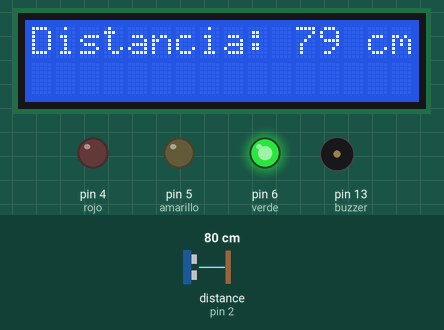
This sketch was run on a simulated Arduino Uno, built with avr-gcc and run on an emulated ATmega328P. Shown: 16×2 character LCD, output pins drawn as LEDs (lit = HIGH), buzzer (waves = sounding). Wiring (inferred from the names in the program): ultrasonic range finder: trigger pin 3; echo pin 2. The inputs (shaded band) are chosen by the test bench; at power-on: distance to the obstacle (sensor on pin 2) 80 cm. The echo pulse lasts 58.3 µs per cm; pins used as bus, display or sensor lines are not drawn; what the sketch prints to the serial monitor is not drawn.

Above: at 2.69 s.
3.3 s: distance to the obstacle (sensor on pin 2) set to 8 cm
At 4.6 s:
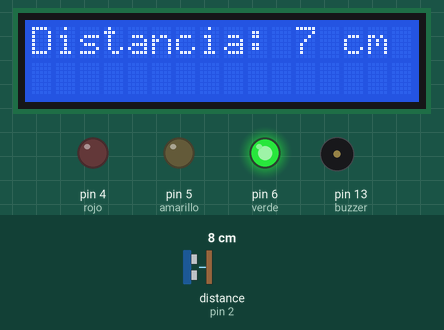
4.9 s: distance to the obstacle (sensor on pin 2) set to 5 cm
At 5.7 s:
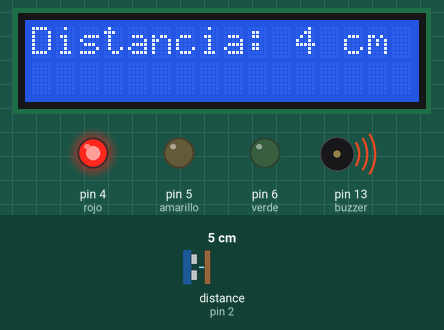
6.7 s: distance to the obstacle (sensor on pin 2) set to 9 cm
At 7.3 s:
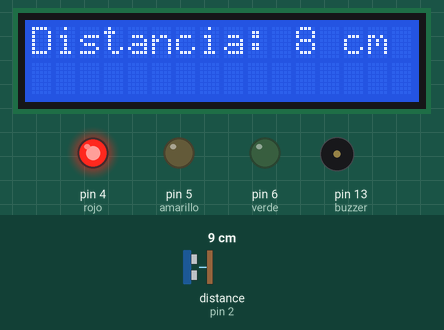
Timing chart, 0 to 9.7 s (numbered marks = the images above; inputs shaded):
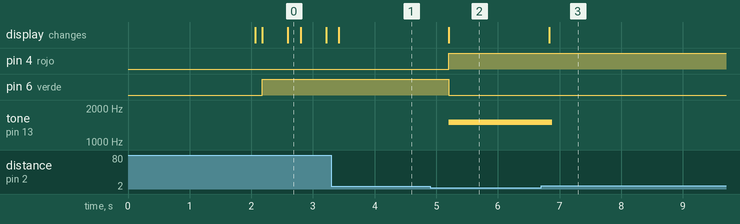

The sketch:

Sensor_de_aparcamiento.ino
```cpp
#include <LiquidCrystal.h>
const int Trigger = 3;
const int Echo = 2;

const int rojo = 4;
const int amarillo = 5;
const int verde = 6;

LiquidCrystal lcd(7,8,9,10,11,12);

const int buzzer = 13;

void setup()
{
  Serial.begin(9600);
  pinMode(Trigger, OUTPUT);
  pinMode(Echo, INPUT);
  digitalWrite(Trigger, LOW);
  pinMode(rojo, OUTPUT);
  pinMode(amarillo, OUTPUT);
  pinMode(verde, OUTPUT);

  lcd.begin(16,2);
  lcd.print("Iniciando sensor...");
  delay(2000);
  lcd.clear();
}

void loop()
{
  long tiempo;
  long distancia;

  digitalWrite(Trigger, HIGH);
  delayMicroseconds(10);
  digitalWrite(Trigger, LOW);

  tiempo = pulseIn(Echo, HIGH);
  distancia = tiempo/59;

  Serial.print("Distancia: ");
  Serial.print(distancia);
  Serial.print(" cm");
  Serial.println();
  delay(100);

  lcd.setCursor(0,0);
  lcd.print("Distancia: ");
  lcd.print(distancia);
  lcd.print(" cm ");

  if(distancia >= 40){
    digitalWrite(rojo, LOW);
    digitalWrite(amarillo, LOW);
    digitalWrite(verde, HIGH);

    noTone(buzzer);
    delay(100);

  }else if(distancia >5 && distancia <40){
    delay(50);
    noTone(buzzer);
    delay(distancia * 10);
  }else{
    digitalWrite(rojo, HIGH);
    digitalWrite(amarillo, LOW);
    digitalWrite(verde, LOW);

    tone(buzzer, 1500);
    delay(100);
  }

}
```

Measured:
- the behaviour switches between 7 and 6 cm on distance to the obstacle (sensor on pin 2) (found by bisection; images 1 and 2)
- after the input at 3.3 s, the display: changes after 0.12 s (image 1)
- after the input at 4.9 s, pin 4 (rojo): LOW → HIGH after 0.31 s; pin 6 (verde): HIGH → LOW after 0.31 s; tone on pin 13 (buzzer): silent → 1500 Hz after 0.31 s; the display: changes after 0.31 s (image 2)
- after the input at 6.7 s, tone on pin 13 (buzzer): 1500 Hz → silent after 0.18 s; the display: changes after 0.13 s (image 3)
